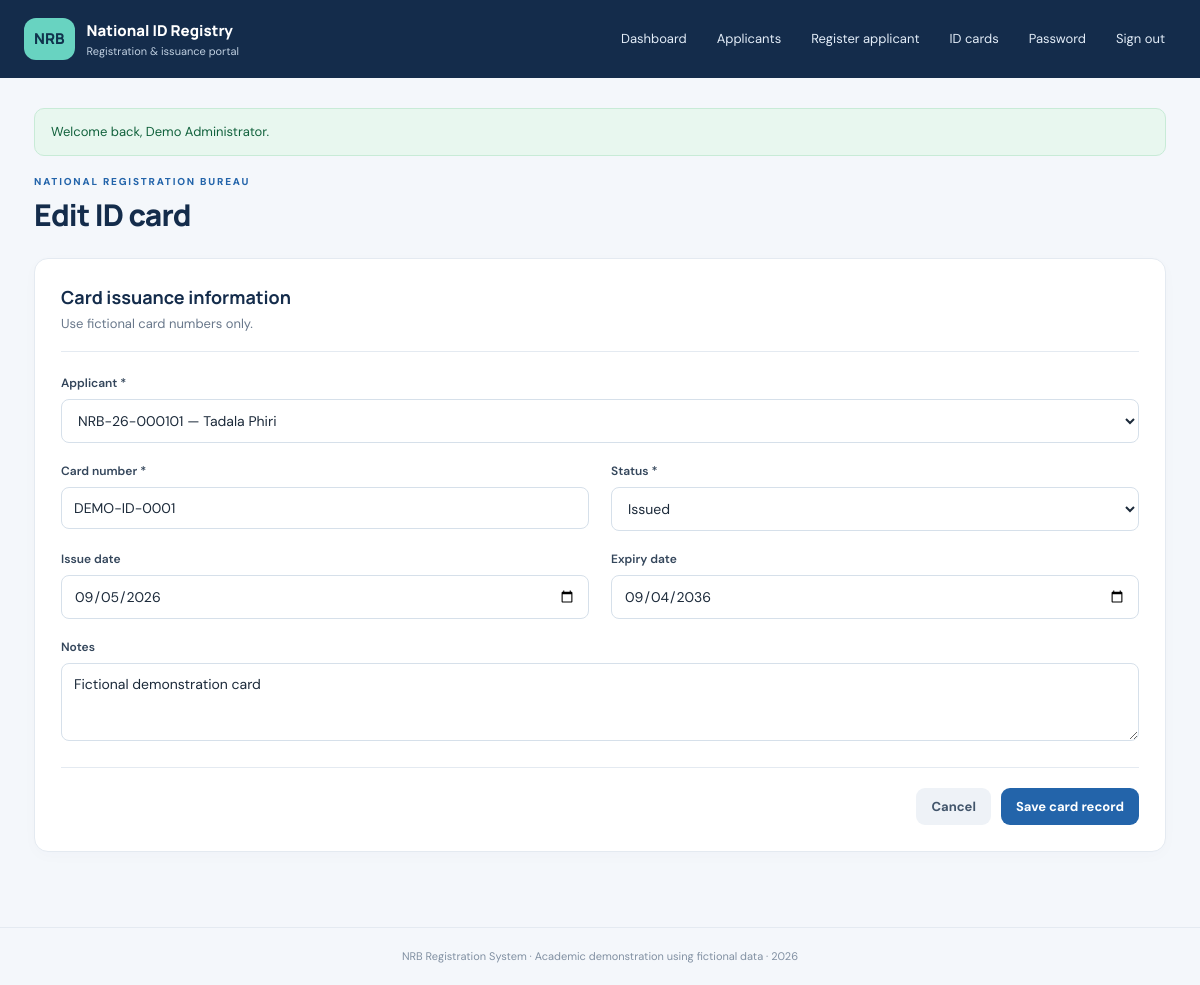
The page /card_form.php?id=1 (signed in) on the database its author committed.
### tables this page shows
CREATE TABLE IF NOT EXISTS id_cards (
 id INT UNSIGNED AUTO_INCREMENT PRIMARY KEY,
 applicant_id INT UNSIGNED NOT NULL,
 card_number VARCHAR(40) NOT NULL UNIQUE,
 issue_date DATE NULL,
 expiry_date DATE NULL,
 status ENUM('Pending','Printed','Issued','Lost','Expired','Cancelled') NOT NULL DEFAULT 'Pending',
 notes VARCHAR(500) NULL,
 created_at TIMESTAMP NOT NULL DEFAULT CURRENT_TIMESTAMP,
 updated_at TIMESTAMP NOT NULL DEFAULT CURRENT_TIMESTAMP ON UPDATE CURRENT_TIMESTAMP,
 INDEX idx_card_applicant (applicant_id), INDEX idx_card_status (status),
 CONSTRAINT fk_card_applicant FOREIGN KEY (applicant_id) REFERENCES applicants(id) ON UPDATE CASCADE ON DELETE CASCADE,
 CONSTRAINT chk_card_dates CHECK (issue_date IS NULL OR expiry_date IS NULL OR expiry_date >= issue_date)
);

CREATE TABLE IF NOT EXISTS applicants (
 id INT UNSIGNED AUTO_INCREMENT PRIMARY KEY,
 applicant_no VARCHAR(30) NOT NULL UNIQUE,
 first_name VARCHAR(100) NOT NULL,
 last_name VARCHAR(100) NOT NULL,
 date_of_birth DATE NOT NULL,
 sex ENUM('Female','Male','Other') NOT NULL,
 phone VARCHAR(25) NULL,
 email VARCHAR(150) NULL,
 address VARCHAR(255) NULL,
 district VARCHAR(100) NULL,
 nationality VARCHAR(80) NOT NULL DEFAULT 'Malawian',
 status ENUM('Pending','In Review','Approved','Rejected') NOT NULL DEFAULT 'Pending',
 created_at TIMESTAMP NOT NULL DEFAULT CURRENT_TIMESTAMP,
 updated_at TIMESTAMP NOT NULL DEFAULT CURRENT_TIMESTAMP ON UPDATE CURRENT_TIMESTAMP,
 INDEX idx_applicant_name (last_name, first_name), INDEX idx_applicant_status (status), INDEX idx_applicant_phone (phone)
);

### app/bootstrap.php (called while the page is built, shortened)
<?php
function e(mixed $value): string { return htmlspecialchars((string)$value, ENT_QUOTES | ENT_SUBSTITUTE, 'UTF-8'); }

### card_form.php (the view, shortened to what this page needs)
<?php
require __DIR__.'/app/bootstrap.php';require_login();require __DIR__.'/app/layout.php';$id=filter_input(INPUT_GET,'id',FILTER_VALIDATE_INT)?:0;$applicantId=filter_input(INPUT_GET,'applicant_id',FILTER_VALIDATE_INT)?:0;$editing=$id>0;$errors=[];$d=['applicant_id'=>$applicantId,'card_number'=>'','issue_date'=>'','expiry_date'=>'','status'=>'Pending','notes'=>''];
if($editing){$st=$pdo->prepare('SELECT * FROM id_cards WHERE id=?');$st->execute([$id]);$row=$st->fetch();if(!$row){flash('error','Card record not found.');redirect('cards.php');}$d=array_merge($d,$row);}
$people=$pdo->query("SELECT id,applicant_no,first_name,last_name FROM applicants ORDER BY last_name,first_name")->fetchAll();page_header($editing?'Edit ID card':'Record ID card'); ?>
<?php if($errors): ?><div class="alert error"><ul><?php foreach($errors as $er): ?><li><?=e($er)?></li><?php endforeach; ?></ul></div><?php endif; ?><form class="panel form-panel" method="post"><input type="hidden" name="csrf" value="<?=e(csrf_token())?>"><div class="section-title"><h2>Card issuance information</h2><p>Use fictional card numbers only.</p></div><div class="form-grid"><label class="span-2">Applicant *<select name="applicant_id" required><option value="">Choose applicant</option><?php foreach($people as $person): ?><option value="<?=(int)$person['id']?>" <?=(int)$d['applicant_id']===(int)$person['id']?'selected':''?>><?=e($person['applicant_no'].' — '.$person['first_name'].' '.$person['last_name'])?></option><?php endforeach; ?></select></label><label>Card number *<input name="card_number" maxlength="40" required value="<?=e($d['card_number'])?>" placeholder="e.g. DEMO-ID-0001"></label><label>Status *<select name="status"><?php foreach(['Pending','Printed','Issued','Lost','Expired','Cancelled'] as $v): ?><option <?=$d['status']===$v?'selected':''?>><?=e($v)?></option><?php endforeach; ?></select></label><label>Issue date<input type="date" name="issue_date" value="<?=e($d['issue_date'])?>"></label><label>Expiry date<input type="date" name="expiry_date" value="<?=e($d['expiry_date'])?>"></label><label class="span-2">Notes<textarea name="notes" rows="3" maxlength="500"><?=e($d['notes'])?></textarea></label></div><div class="form-actions"><a class="btn secondary" href="cards.php">Cancel</a><button class="btn primary" type="submit">Save card record</button></div></form><?php page_footer(); ?>

### assets/style.css (style rules this page uses)
:root { --navy:#142c4b;--blue:#2364aa;--cyan:#dff3f3;--bg:#f4f7fb;--ink:#1c2a3a;--muted:#69788b;--line:#e4eaf1;--white:#fff;--green:#16794b;--red:#b42318 }
* { box-sizing:border-box }
body { margin:0;background:var(--bg);color:var(--ink);font:15px 'DM Sans',sans-serif;line-height:1.5 }
h1,h2,h3,p { margin-top:0 }
h2 { font:700 18px Manrope,sans-serif;margin-bottom:5px;color:var(--navy) }
.muted,.section-title p { color:var(--muted);font-size:13px;margin-bottom:0 }
.panel { background:white;border:1px solid var(--line);border-radius:14px;padding:22px;margin-bottom:20px;box-shadow:0 4px 16px #193e5b05 }
.text-link,a { color:var(--blue);text-decoration:none }
.btn { border:0;border-radius:9px;padding:10px 15px;font:700 13px 'DM Sans',sans-serif;display:inline-flex;align-items:center;justify-content:center;gap:6px;cursor:pointer;text-decoration:none;white-space:nowrap }
.primary { background:var(--blue);color:white }
.secondary { background:#eef2f7;color:#42556b }
label { display:block;color:#34465b;font-weight:600;font-size:12px }
input,select,textarea { display:block;width:100%;border:1px solid #d6e0ea;background:white;border-radius:8px;padding:11px 12px;margin-top:7px;color:var(--ink);font:14px 'DM Sans',sans-serif;outline:none }
textarea { resize:vertical }
.form-panel { padding:26px }
.section-title { padding-bottom:18px;border-bottom:1px solid var(--line);margin-bottom:22px }
.form-grid { display:grid;grid-template-columns:repeat(2,minmax(0,1fr));gap:19px 22px }
.span-2 { grid-column:span 2 }
.form-actions { display:flex;justify-content:flex-end;gap:10px;margin-top:26px;padding-top:20px;border-top:1px solid var(--line) }

### rows shown on the page
id_cards: applicant_id "NRB-26-000101 — Tadala Phiri", card_number "DEMO-ID-0001", issue_date "09/05/2026", expiry_date "09/04/2036", notes "Fictional demonstration card"

### other values the page prints
$flash['message'] "Welcome back, Demo Administrator."
$title "Edit ID card"
form field status "Issued"
